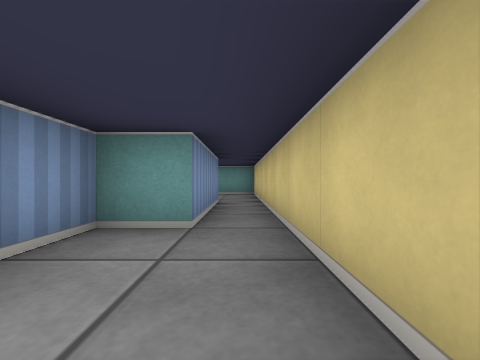
[1] (above)

17 first-person views from a walk through a cub3D maze. The camera is about half as high as the walls, looks level and sees 90° across. The floor is counted in squares. Each view is taken from the middle of a square. On the plan, view 1 faces up. The plan holds only what a view shows up to about 9 squares ahead; the rest is blank.

[2]
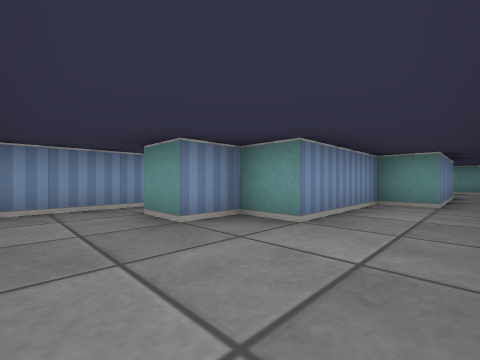

[3]
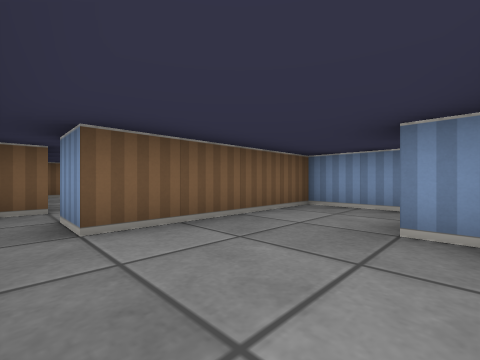

[4]
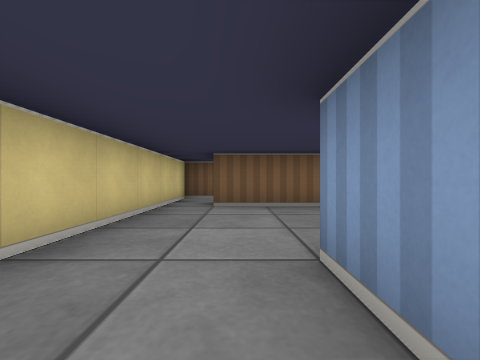

[5]
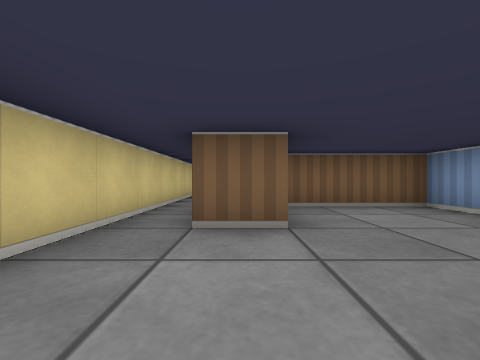

[6]
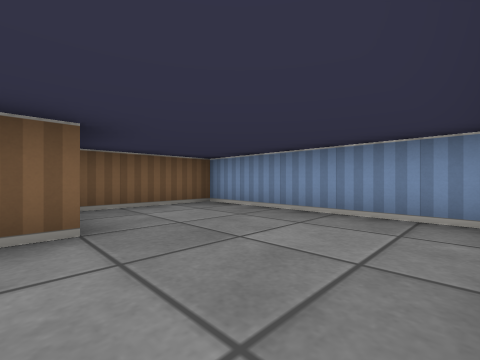

[7]
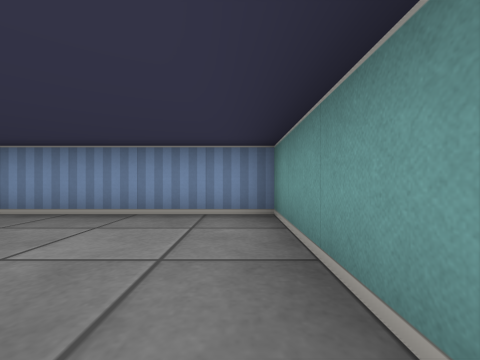

[8]
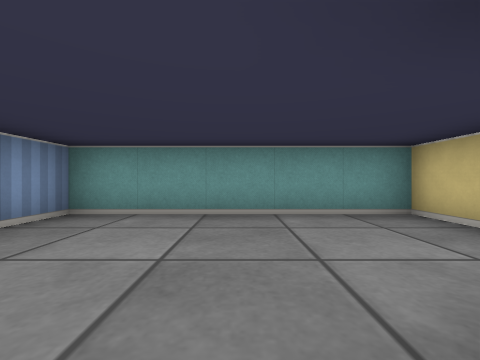

[9]
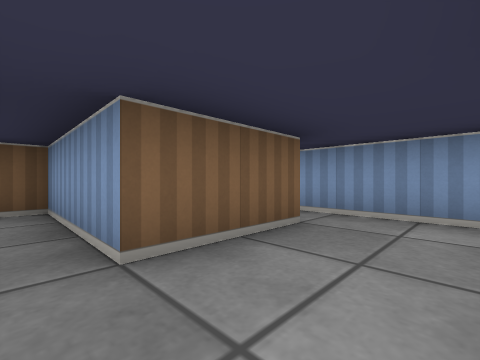

[10]
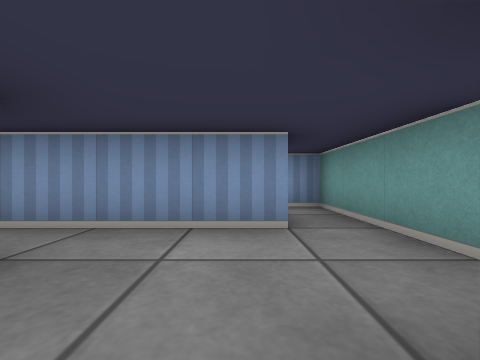

[11]
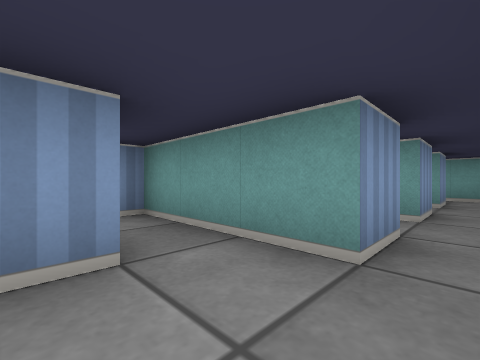

[12]
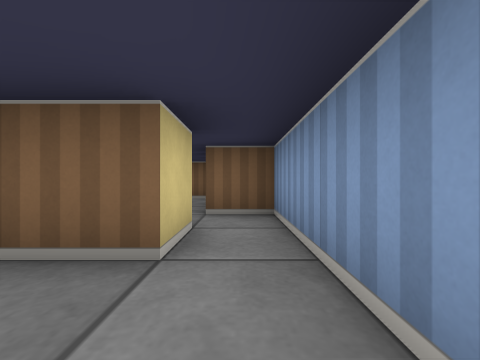

[13]
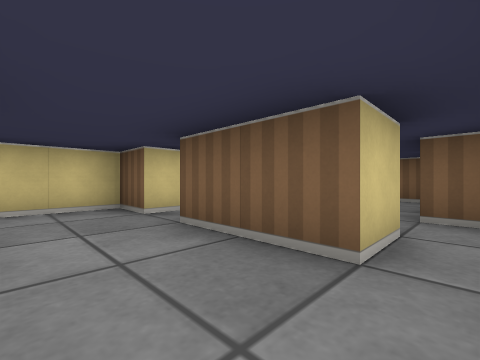

[14]
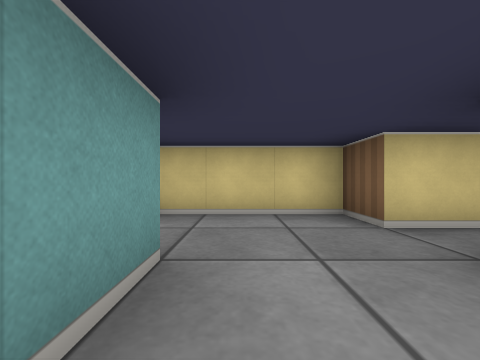

[15]
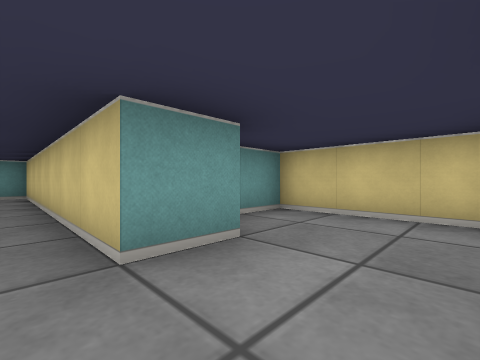

[16]
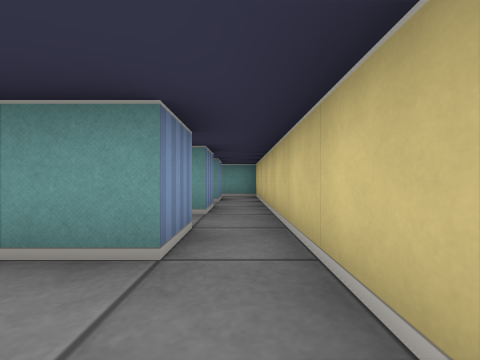

[17]
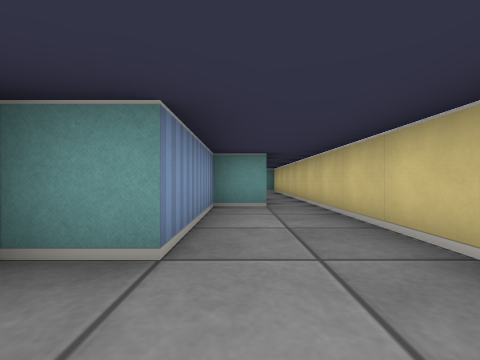

### Floor plan
Ten units are one square. View 1 is at (0, 0); x grows to the right and y downward. Boxes are objects, and circles mark ways between rooms. Rooms are numbered by the first view taken in them; rooms with no view inside come last. Other rooms are left out.
<svg viewBox="-90 -90 100 140">
<path fill="none" stroke="#000" d="M-45 5 -45 35 -5 35 -5 45M-5 -25 -15 -25 -15 5 -25 5 -25 15 -35 15 -35 5M5 45 5 -25M-15 -55 -5 -55 -5 -25M5 -25 5 -85 -45 -85 -45 -35 -19 -35M-45 -15 -55 -15M-35 5 -25 5 -25 -25 -35 -25M-55 5 -45 5M-75 -15 -75 15M-55 -15 -55 -35M-65 15 -65 5 -55 5M-65 -35 -65 -25 -85 -25"/>
<circle cx="0" cy="-20" r="3" fill="#2a7"/>
<circle cx="-40" cy="10" r="3" fill="#2a7"/>
<circle cx="-50" cy="-5" r="3" fill="#2a7"/>
<text x="-10" y="10">1</text>
<text x="-20" y="-60">2</text>
<text x="-40" y="-10">3</text>
<text x="-70" y="-10">4</text>
</svg>
Room 1 opens to room 2. Room 1 opens to room 3. Room 3 opens to room 4.

Where each view was taken, in squares from view 1:
view 1: 0 up, 0 right, facing up
view 2: 3 down, 0 right, facing up-left
view 3: 1 down, 0 right, facing down-left
view 4: 1 up, 1 left, facing down
view 5: 8 up, 1 left, facing down
view 6: 8 up, 1 left, facing down-left
view 7: 8 up, 1 left, facing left
view 8: 5 up, 2 left, facing up
view 9: 1 up, 4 left, facing down-left
view 10: 1 up, 5 left, facing left
view 11: 1 up, 6 left, facing up-left
view 12: 1 up, 7 left, facing down
view 13: 1 up, 7 left, facing down-right
view 14: 1 up, 6 left, facing right
view 15: 0 up, 6 left, facing up-right
view 16: 1 up, 6 left, facing up
view 17: 2 down, 1 left, facing up
